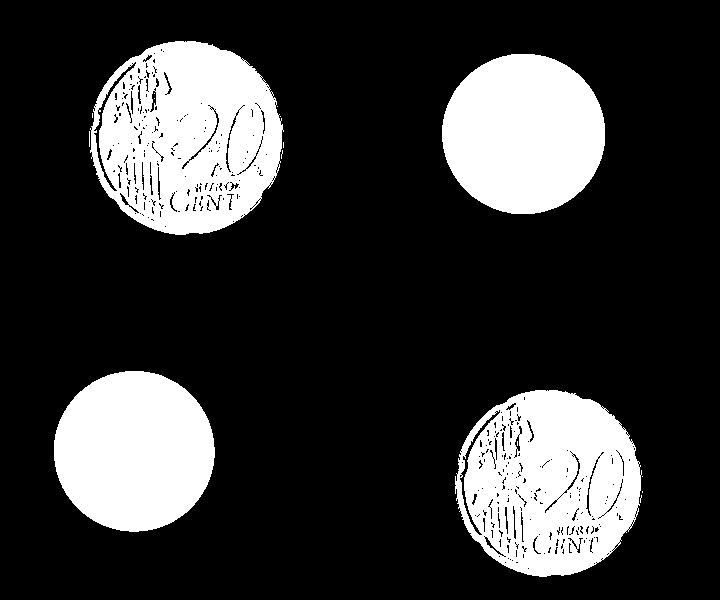
#> input picture data/dilation_moedas.jpg, 720 x 600 px
$ jupyter execute '4_Operações_Morfológicas.ipynb'   (shell and % lines are left out)
#> lines starting #> are read from the running program, lines starting #| are printed output that depends on the picture
# INCOMPLETO!!!

# Operações Morfológicas

Transformações morfológicas são operações que podem ajudar a melhorar a aparência de uma imagem binária. baseadas na forma da imagem. Normalmente, são realizadas em imagens binárias. Elas precisam de duas entradas: uma é a nossa imagem original e a segunda é chamada de elemento estruturante (ou *kernel*), que decide a natureza da operação.

Os dois operadores morfológicos mais comuns são *Erosion* e *Dilation*:

* **Erosion:** utilizado para separar ou reduzir as regiões brancas de uma imagem. Ela pode ser útil para remover pequenos artefatos de ruído.
* **Dilation:** utilizado para aumentar ou mesclar regiões brancas de uma imagem. Ela pode ser usada para preencher pequenos buracos e lacunas.

## Elementos Estruturantes
Em processamento de imagem e visão computacional, um elemento estruturante (ou structuring element, em inglês) é uma ferramenta conceitual crucial usada em operações de morfologia matemática. Ele serve como uma matriz ou padrão que ajuda a definir a vizinhança de um pixel específico em operações como erosão, dilatação, abertura e fechamento.

Elementos estruturantes podem assumir várias formas, dependendo da aplicação. As formas mais comuns são:

* **Retangular:** Todos os valores na matriz são uns.
* **Elíptico ou Circular:** Valores formam um padrão elíptico ou circular de uns.
* **Cruz:** Os valores formam uma cruz no centro da matriz.

O uso de diferentes elementos estruturantes pode produzir diferentes resultados em operações morfológicas. Por exemplo, usar um elemento estruturante circular pode ajudar a destacar características redondas em uma imagem, enquanto um retangular pode ser mais adequado para características retangulares ou lineares.

O seu tamanho também é crucial. Um elemento maior tem um impacto mais pronunciado em uma imagem do que um elemento menor. Por exemplo, a dilatação de uma imagem com um elemento estruturante grande aumentará significativamente os objetos da imagem, enquanto um elemento menor terá um efeito mais sutil.

[cell 1]
# Importando as bibliotecas necessárias
import numpy as np
import cv2
import matplotlib
import matplotlib.pyplot as plt

# Configurando os parâmetros de exibição de imagens e gráficos
matplotlib.rcParams['image.cmap'] = 'gray'
matplotlib.rcParams['image.interpolation'] = 'bicubic'

[cell 2]
# Tamanho do elemento estruturante
kernel_size = (7, 7)

# Elemento estruturante de formato elíptico
kernel_ellipse = cv2.getStructuringElement(cv2.MORPH_ELLIPSE, kernel_size)

# Elemento estruturante de formato retangular
kernel_rect = cv2.getStructuringElement(cv2.MORPH_RECT, kernel_size)

# Elemento estruturante de formato cruz
kernel_cross = cv2.getStructuringElement(cv2.MORPH_CROSS, kernel_size)

# Plotando os elementos estruturantes lado a lado
plt.figure(figsize=(12, 4))

plt.subplot(1, 3, 1)
plt.imshow(kernel_ellipse, cmap='gray', interpolation='none')
plt.title("Ellipse")

plt.subplot(1, 3, 2)
plt.imshow(kernel_rect, cmap='gray', interpolation='none', vmin=0, vmax=1)
plt.title("Rectangle")

plt.subplot(1, 3, 3)
plt.imshow(kernel_cross, cmap='gray', interpolation='none')
plt.title("Cross")

plt.show()
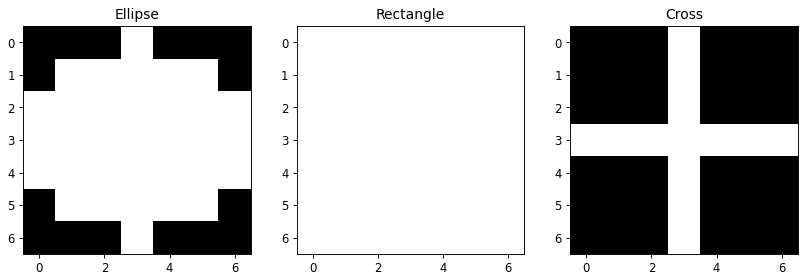
#> figure drawn by matplotlib, 3 panels

[cell 3]
kernel_ellipse

## Dilation e Erosion no OpenCV

As função do OpenCV que executam as operações de dilatação e erosão são **`cv.dilate()`** e **`cv.erode`**. As sintaxes são fornecidas abaixo.

### <font style="color:rgb(8,133,37)">Sintaxes das Funções</font>

```python
dst = cv.dilate(src, kernel[, dst[, anchor[, iterations[, borderType[, borderValue]]]]])
```

```python
dst = cv.erode(src, kernel[, dst[, anchor[, iterations[, borderType[, borderValue]]]]])
```

**Parâmetros**

- **`src`** - Imagem de entrada; o número de canais pode ser arbitrário, mas a profundidade deve ser um de CV_8U, CV_16U, CV_16S, CV_32F ou CV_64F.
- **`kernel`** - Elemento estruturante usado para dilatação; se element=Mat(), um elemento estruturante retangular 3 x 3 é usado. O Kernel pode ser criado usando getStructuringElement.
- **`dst`** - Imagem de saída do mesmo tamanho e tipo que src.
- **`anchor`** - Posição da âncora dentro do elemento; o valor padrão (-1, -1) significa que a âncora está no centro do elemento.
- **`iterations`** - Número de vezes que a dilatação é aplicada.
- **`borderType`** - Método de extrapolação de pixel, veja BorderTypes. BORDER_WRAP não é suportado.
- **`borderValue`** - Valor de borda no caso de uma borda constante.

[cell 4]
# Carregando as imagens para o processo de dilatação e erosão:
from calendar import c


dilation_moedas = cv2.imread("../../data/dilation_moedas.jpg")
#> dilation_moedas is the input picture: shape (600, 720, 3); min 0, max 255, mean 55

# Plotar a imagem original
plt.imshow(dilation_moedas, cmap='gray')
